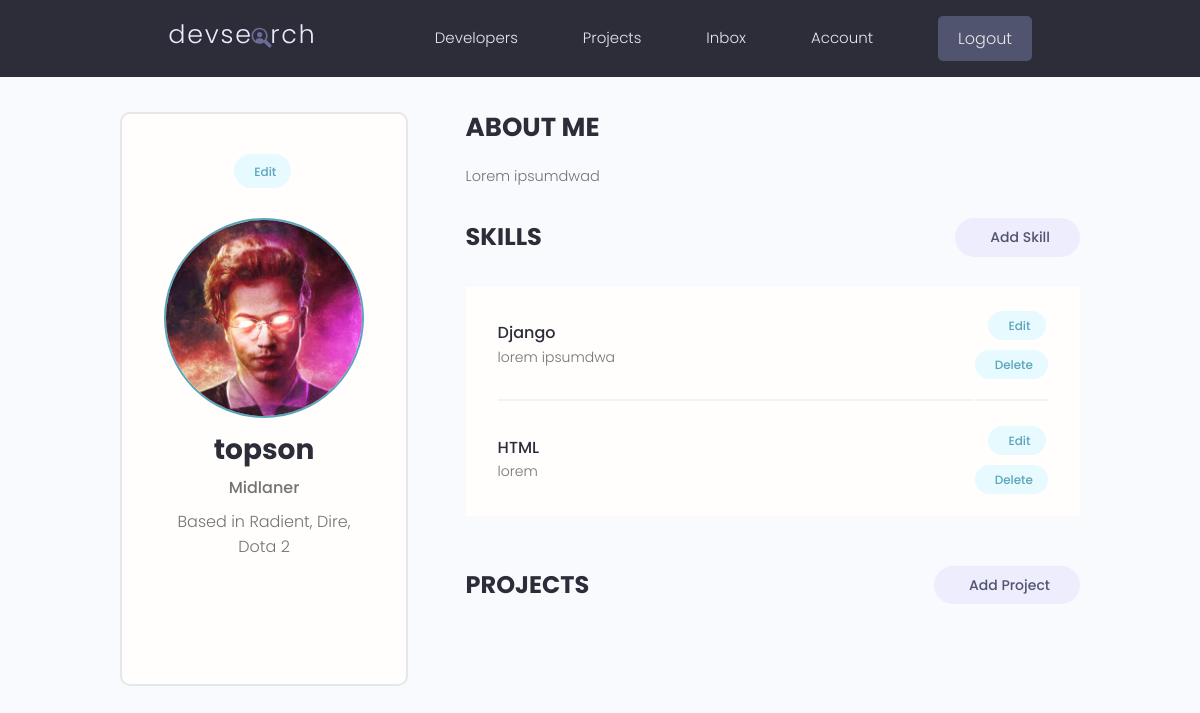
Before: /account/ (signed in) with the older database file.
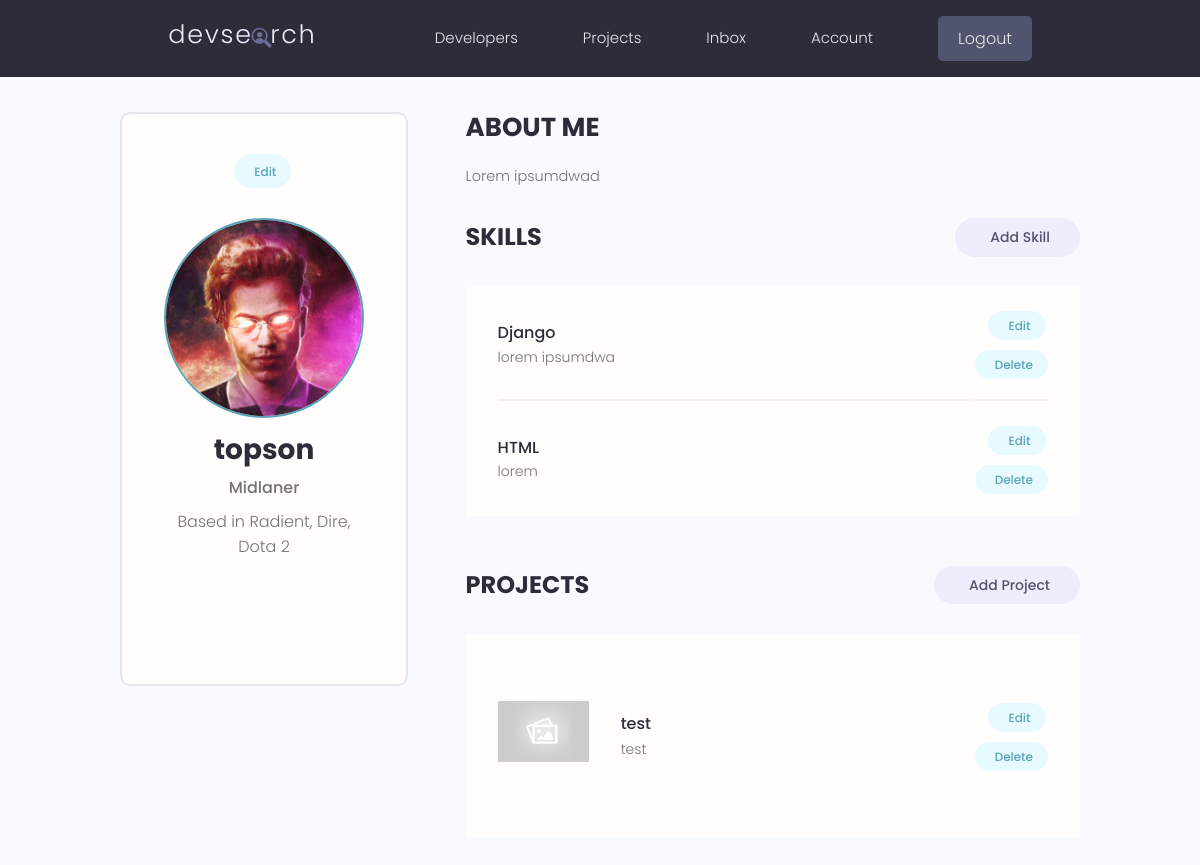
After: the same page with the newer database file.
### users/models.py (models this page shows)
class Skill(models.Model):
    owner = models.ForeignKey(Profile,on_delete=models.CASCADE, null=True, blank=True)
    name = models.CharField(max_length=200, null=True, blank=True)
    description = models.TextField(null=True, blank=True)
    created = models.DateTimeField(auto_now_add=True)
    id = models.UUIDField(default=uuid.uuid4, unique=True,
                          primary_key=True, editable=False)
    def __str__(self) -> str:
        return (self.name)

### projects/models.py (models this page shows, shortened)
class Project(models.Model):
    owner = models.ForeignKey(Profile,null=True, blank=True, on_delete=models.SET_NULL)
    title = models.CharField(max_length=200)
    description = models.TextField()
    featured_image = models.ImageField(null=True, blank=True, default = 'default.jpg')
    demo_link = models.CharField(max_length=2000, null=True, blank=True)
    source_link = models.CharField(max_length=2000, null=True, blank=True)
    created = models.DateTimeField(auto_now_add=True)
    tags = models.ManyToManyField('Tags',blank=True)
    vote_total = models.IntegerField(default=0,null=True, blank=True)
    vote_ratio = models.IntegerField(default=0,null=True, blank=True)
    id = models.UUIDField(default=uuid.uuid4, unique=True,
                          primary_key=True, editable=False)
    class Meta:
        ordering = ['-vote_ratio', '-vote_total', '-title']

### users/views.py (the view)
# urls.py: path('account/',views.userAccount, name="account"),
@login_required(login_url = 'login')
def userAccount(request):
    profile = request.user.profile
    projects = profile.project_set.all()
    skills = profile.skill_set.all()
    context = {'profile' : profile, 'skills' : skills, 'projects' : projects}
    return render(request, 'users/account.html', context)

### users/templates/users/account.html (shortened to what this page needs)
{% extends 'main.html' %}
{% load static %}
{% block body %}
  <main class="settingsPage profile my-md">
    <div class="container">
      <div class="layout">
        <div class="column column--1of3">
          <div class="card text-center">
            <div class="card__body dev">
              <a class="tag tag--pill tag--main settings__btn" href="{% url 'edit_account' %}"> Edit</a>
              <img class="avatar avatar--xl dev__avatar" src="{{profile.profile_image.url}}" />
              <h2 class="dev__name">{{profile.username}}</h2>
              <p class="dev__title">{{profile.short_intro}}</p>
              <p class="dev__location">Based in {{profile.location}}</p>
              <ul class="dev__social">
              </ul>
            </div>
          </div>
        </div>
        <div class="column column--2of3">
          <div class="devInfo">
            <h3 class="devInfo__title">About Me</h3>
            <p class="devInfo__about">
              {{profile.bio}}
              <br />
            </p>
          </div>
          <div class="settings">
            <h3 class="settings__title">Skills</h3>
            <a class="tag tag--pill tag--sub settings__btn tag--lg" href="{% url 'create_skill' %}"> Add Skill</a>
          </div>
          <table class="settings__table">
            {% for skill in skills %}
            <tr>
              <td class="settings__tableInfo">
                <h4>{{skill}}</h4>
                <p>
                  {{skill.description}}
                </p>
              </td>
              <td class="settings__tableActions">
                <a class="tag tag--pill tag--main settings__btn" href="{% url 'update_skill' skill.id %}"> Edit</a>
                <a class="tag tag--pill tag--main settings__btn" href="{% url 'delete_skill' skill.id %}?next=/account">
                  Delete</a>
              </td>
            </tr>
            {% endfor %}
          </table>
          <div class="settings">
            <h3 class="settings__title">Projects</h3>
            <a class="tag tag--pill tag--sub settings__btn tag--lg" href="{% url 'create_project' %}"> Add Project</a>
          </div>
          <table class="settings__table">
            {% for project in projects %}
            <tr>
              <td class="settings__thumbnail">
                <a href="{% url 'project_view' project.id %}"><img src="{{project.featured_image.url}}" alt="Project Thumbnail" /></a>
              </td>
              <td class="settings__tableInfo">
                <a href="{% url 'project_view' project.id %}">{{ project.title }}</a>
                <p>
                  {{project.description}}
                </p>
              </td>
              <td class="settings__tableActions">
                <a class="tag tag--pill tag--main settings__btn" href="{% url 'update_project' project.id %}?next=/account"> Edit</a>
                <a class="tag tag--pill tag--main settings__btn" href="{% url 'delete_project' project.id %}?next=/account">
                  Delete</a>
              </td>
            </tr>
            {% endfor %}
          </table>
        </div>
      </div>
    </div>
  </main>
{% endblock %}

Changed rows visible on the page:
added Project: featured_image (placeholder picture), title "test", description "test"
